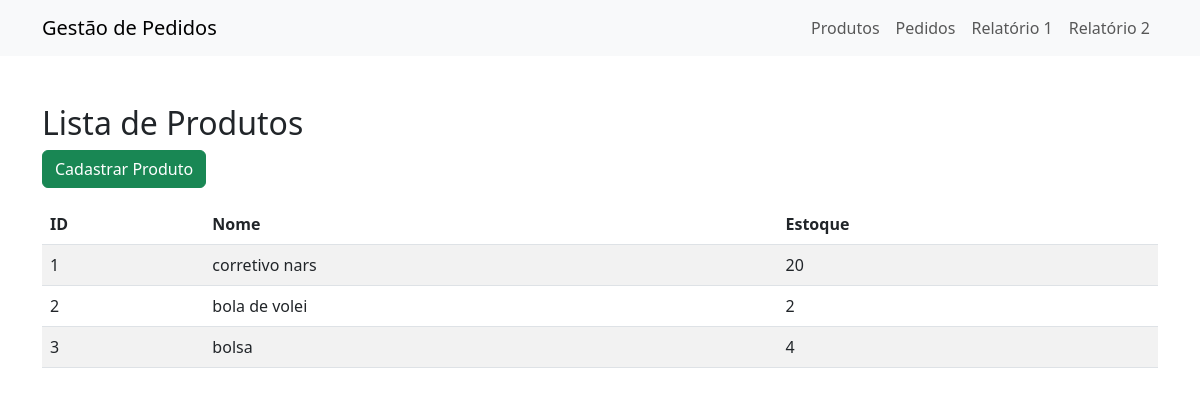
Page /produtos/ on the earlier database version.
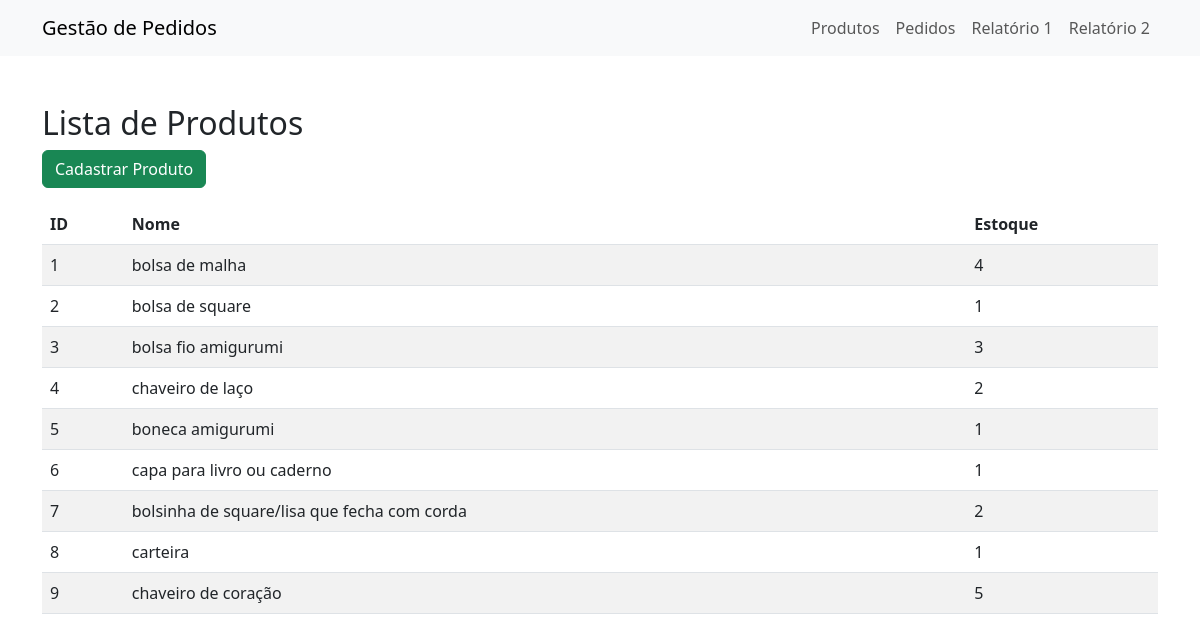
Same page on the later database version.
### produtos/models.py (models this page shows, shortened)
class Produto(models.Model):
    nome = models.CharField(max_length=100)
    estoque = models.IntegerField()

### produtos/views.py (the view)
# urls.py: path('', lista_produtos, name='lista_produtos'),
def lista_produtos(request):
    produtos = Produto.objects.all()
    return render(request, 'produtos/lista.html', {'produtos': produtos})

### core/templates/produtos/lista.html
{% extends 'base.html' %}
{% block content %}
    <h2>Lista de Produtos</h2>
    <a href="/produtos/cadastrar/" class="btn btn-success mb-3">Cadastrar Produto</a>
    <table class="table table-striped">
        <thead>
            <tr>
                <th>ID</th>
                <th>Nome</th>
                <th>Estoque</th>
            </tr>
        </thead>
        <tbody>
            {% for produto in produtos %}
                <tr>
                    <td>{{ produto.id }}</td>
                    <td>{{ produto.nome }}</td>
                    <td>{{ produto.estoque }}</td>
                </tr>
            {% endfor %}
        </tbody>
    </table>
{% endblock %}

### core/templates/base.html
<!DOCTYPE html>
<html>
<head>
    <link rel="stylesheet" href="https://cdn.jsdelivr.net/npm/bootstrap@5.3.0/dist/css/bootstrap.min.css">
</head>
<body>
    <nav class="navbar navbar-expand-lg navbar-light bg-light">
        <div class="container">
            <a class="navbar-brand" href="/">Gestão de Pedidos</a>
            <div class="navbar-nav">
                <a class="nav-link" href="/produtos/">Produtos</a>
                <a class="nav-link" href="/pedidos/">Pedidos</a>
                <a class="nav-link" href="/relatorios/pdf/1">Relatório 1</a>
                <a class="nav-link" href="/relatorios/pdf/2">Relatório 2</a>
            </div>
        </div>
    </nav>
    <div class="container mt-5">
        {% block content %}{% endblock %}
    </div>
</body>
</html>

Differences in the rows shown:
changed Produto id 1: nome "corretivo nars" → "bolsa de malha"; estoque "20" → "4"
changed Produto id 2: nome "bola de volei" → "bolsa de square"; estoque "2" → "1"
changed Produto id 3: nome "bolsa" → "bolsa fio amigurumi"; estoque "4" → "3"
added Produto: id "4", nome "chaveiro de laço", estoque "2"
added Produto: id "5", nome "boneca amigurumi", estoque "1"
added Produto: id "6", nome "capa para livro ou caderno", estoque "1"
added Produto: id "7", nome "bolsinha de square/lisa que fecha com corda", estoque "2"
added Produto: id "8", nome "carteira", estoque "1"
added Produto: id "9", nome "chaveiro de coração", estoque "5"
